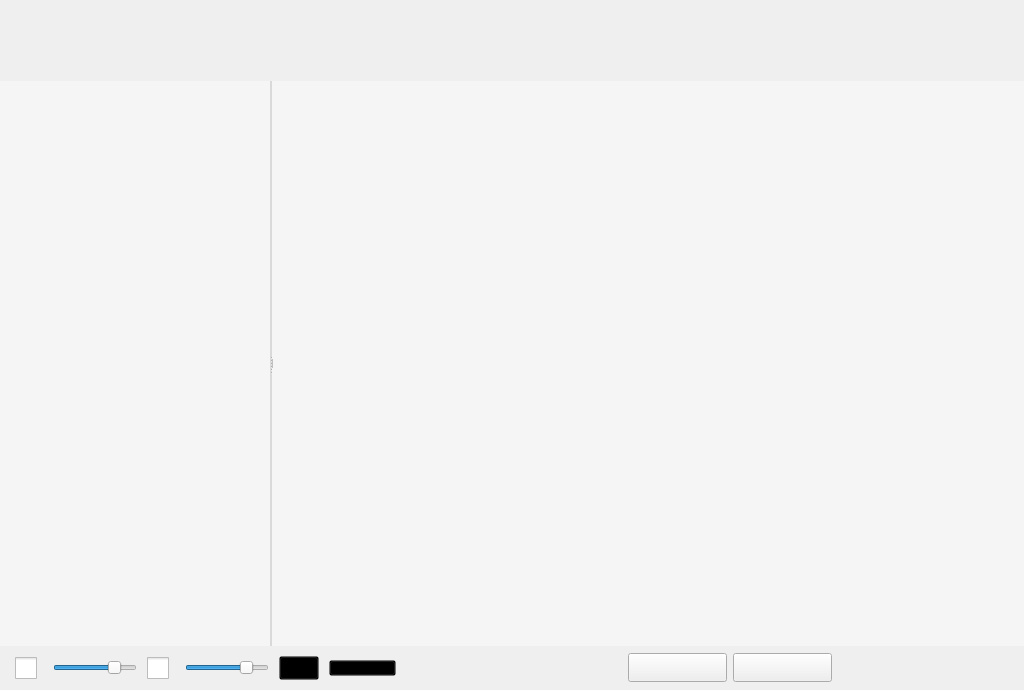
<?xml version="1.0" encoding="UTF-8"?>
<ui version="4.0">
 <class>RoomWdg</class>
 <widget class="QWidget" name="RoomWdg">
  <property name="geometry">
   <rect>
    <x>0</x>
    <y>0</y>
    <width>1024</width>
    <height>690</height>
   </rect>
  </property>
  <property name="minimumSize">
   <size>
    <width>800</width>
    <height>600</height>
   </size>
  </property>
  <property name="windowTitle">
   <string>视频会议主界面</string>
  </property>
  <layout class="QVBoxLayout" name="verticalLayout">
   <property name="spacing">
    <number>0</number>
   </property>
   <property name="margin">
    <number>0</number>
   </property>
   <item>
    <widget class="QWidget" name="wdgTop" native="true">
     <property name="sizePolicy">
      <sizepolicy hsizetype="Preferred" vsizetype="Fixed">
       <horstretch>0</horstretch>
       <verstretch>0</verstretch>
      </sizepolicy>
     </property>
     <property name="minimumSize">
      <size>
       <width>0</width>
       <height>81</height>
      </size>
     </property>
     <property name="baseSize">
      <size>
       <width>0</width>
       <height>28</height>
      </size>
     </property>
     <property name="styleSheet">
      <string notr="true"/>
     </property>
     <layout class="QHBoxLayout" name="horizontalLayout" stretch="1,0">
      <property name="spacing">
       <number>0</number>
      </property>
      <property name="margin">
       <number>0</number>
      </property>
      <item>
       <layout class="QHBoxLayout" name="titleBar">
        <property name="spacing">
         <number>10</number>
        </property>
        <property name="leftMargin">
         <number>23</number>
        </property>
        <property name="topMargin">
         <number>1</number>
        </property>
        <item>
         <widget class="QLabel" name="lblLogo">
          <property name="sizePolicy">
           <sizepolicy hsizetype="Fixed" vsizetype="Fixed">
            <horstretch>0</horstretch>
            <verstretch>0</verstretch>
           </sizepolicy>
          </property>
          <property name="minimumSize">
           <size>
            <width>242</width>
            <height>46</height>
           </size>
          </property>
          <property name="text">
           <string/>
          </property>
         </widget>
        </item>
        <item>
         <widget class="QLabel" name="lblRoomNameLogo">
          <property name="minimumSize">
           <size>
            <width>18</width>
            <height>16</height>
           </size>
          </property>
          <property name="maximumSize">
           <size>
            <width>18</width>
            <height>16</height>
           </size>
          </property>
          <property name="styleSheet">
           <string notr="true">background-image: url(:/skin/room/icon_rom_name.png);
background-repeat: no-repeat;</string>
          </property>
          <property name="text">
           <string/>
          </property>
         </widget>
        </item>
        <item>
         <widget class="QLabel" name="lblRoomName">
          <property name="styleSheet">
           <string notr="true">border: 0px;
font-size:12pt;
font-family:微软雅黑,宋体;
color: rgb(255, 255, 255);
</string>
          </property>
          <property name="text">
           <string/>
          </property>
          <property name="alignment">
           <set>Qt::AlignLeading|Qt::AlignLeft|Qt::AlignVCenter</set>
          </property>
         </widget>
        </item>
       </layout>
      </item>
      <item>
       <layout class="QVBoxLayout" name="verticalLayout_2">
        <property name="spacing">
         <number>2</number>
        </property>
        <item>
         <layout class="QHBoxLayout" name="sysBtnBar">
          <property name="spacing">
           <number>0</number>
          </property>
          <property name="topMargin">
           <number>2</number>
          </property>
          <property name="rightMargin">
           <number>2</number>
          </property>
         </layout>
        </item>
        <item>
         <spacer name="verticalSpacer">
          <property name="orientation">
           <enum>Qt::Vertical</enum>
          </property>
          <property name="sizeHint" stdset="0">
           <size>
            <width>20</width>
            <height>40</height>
           </size>
          </property>
         </spacer>
        </item>
       </layout>
      </item>
     </layout>
    </widget>
   </item>
   <item>
    <widget class="QWidget" name="wdgClient" native="true">
     <property name="styleSheet">
      <string notr="true">background-color: rgb(217, 217, 217);</string>
     </property>
     <layout class="QHBoxLayout" name="horizontalLayout_4">
      <property name="spacing">
       <number>0</number>
      </property>
      <property name="margin">
       <number>0</number>
      </property>
      <item>
       <widget class="QSplitter" name="splitter">
        <property name="sizePolicy">
         <sizepolicy hsizetype="Expanding" vsizetype="Preferred">
          <horstretch>0</horstretch>
          <verstretch>0</verstretch>
         </sizepolicy>
        </property>
        <property name="orientation">
         <enum>Qt::Horizontal</enum>
        </property>
        <property name="opaqueResize">
         <bool>true</bool>
        </property>
        <property name="handleWidth">
         <number>2</number>
        </property>
        <property name="childrenCollapsible">
         <bool>true</bool>
        </property>
        <widget class="QWidget" name="leftFrm" native="true">
         <property name="sizePolicy">
          <sizepolicy hsizetype="Fixed" vsizetype="Preferred">
           <horstretch>0</horstretch>
           <verstretch>0</verstretch>
          </sizepolicy>
         </property>
         <property name="minimumSize">
          <size>
           <width>270</width>
           <height>0</height>
          </size>
         </property>
         <property name="maximumSize">
          <size>
           <width>500</width>
           <height>16777215</height>
          </size>
         </property>
         <property name="styleSheet">
          <string notr="true">background-color: rgb(245, 245, 245);</string>
         </property>
        </widget>
        <widget class="QWidget" name="centerFrm" native="true">
         <property name="sizePolicy">
          <sizepolicy hsizetype="Maximum" vsizetype="Preferred">
           <horstretch>1</horstretch>
           <verstretch>0</verstretch>
          </sizepolicy>
         </property>
         <property name="styleSheet">
          <string notr="true">background-color: rgb(245, 245, 245);</string>
         </property>
         <layout class="QHBoxLayout" name="layoutRight" stretch="0,0">
          <property name="spacing">
           <number>0</number>
          </property>
          <property name="margin">
           <number>0</number>
          </property>
          <item>
           <widget class="QCheckBox" name="btnTurnLeft">
            <property name="sizePolicy">
             <sizepolicy hsizetype="Fixed" vsizetype="Fixed">
              <horstretch>0</horstretch>
              <verstretch>0</verstretch>
             </sizepolicy>
            </property>
            <property name="minimumSize">
             <size>
              <width>5</width>
              <height>9</height>
             </size>
            </property>
            <property name="maximumSize">
             <size>
              <width>5</width>
              <height>9</height>
             </size>
            </property>
            <property name="text">
             <string/>
            </property>
            <property name="iconSize">
             <size>
              <width>5</width>
              <height>9</height>
             </size>
            </property>
           </widget>
          </item>
          <item>
           <widget class="QWidget" name="videoFrm" native="true">
            <property name="maximumSize">
             <size>
              <width>6000</width>
              <height>6000</height>
             </size>
            </property>
           </widget>
          </item>
         </layout>
        </widget>
       </widget>
      </item>
     </layout>
    </widget>
   </item>
   <item>
    <widget class="QWidget" name="wdgBotton" native="true">
     <property name="sizePolicy">
      <sizepolicy hsizetype="Preferred" vsizetype="Fixed">
       <horstretch>0</horstretch>
       <verstretch>0</verstretch>
      </sizepolicy>
     </property>
     <property name="minimumSize">
      <size>
       <width>0</width>
       <height>44</height>
      </size>
     </property>
     <property name="styleSheet">
      <string notr="true"/>
     </property>
     <layout class="QHBoxLayout" name="horizontalLayout_3" stretch="0,1">
      <property name="spacing">
       <number>0</number>
      </property>
      <property name="leftMargin">
       <number>15</number>
      </property>
      <property name="topMargin">
       <number>0</number>
      </property>
      <property name="rightMargin">
       <number>0</number>
      </property>
      <property name="bottomMargin">
       <number>0</number>
      </property>
      <item>
       <layout class="QHBoxLayout" name="bottomToolBar">
        <property name="spacing">
         <number>10</number>
        </property>
        <property name="rightMargin">
         <number>0</number>
        </property>
        <item>
         <widget class="QCheckBox" name="btnMic">
          <property name="toolTip">
           <string>静音</string>
          </property>
          <property name="styleSheet">
           <string notr="true">QCheckBox:focus, QRadioButton:focus 
{
	border: none;
	outline: none;
}

QCheckBox
{
	font-size:12px;
	font-family:微软雅黑,宋体;
}

QCheckBox::indicator
{	
	width:22px;
	height:22px;
}
QCheckBox::indicator:unchecked 
{
	border-image: url(:/skin/room/mic_check.png) 0 110 0 0;
}

QCheckBox::indicator:unchecked:hover
{
	border-image: url(:/skin/room/mic_check.png) 0 88 0 22;
}

QCheckBox::indicator:unchecked:pressed
{
	border-image: url(:/skin/room/mic_check.png) 0 66 0 44;
}

QCheckBox::indicator:unchecked:disabled
{
  border-image: url(:/skin/room/mic_check.png) 0 66 0 44;
}

QCheckBox::indicator:checked
{
	border-image: url(:/skin/room/mic_check.png) 0 44 0 66;
}

QCheckBox::indicator:checked:hover
{
	border-image: url(:/skin/room/mic_check.png) 0 22 0 88;
}

QCheckBox::indicator:checked:pressed
{
	border-image: url(:/skin/room/mic_check.png) 0 0 0 110;
}

QCheckBox::indicator:checked:disabled
{
    border-image: url(:/skin/room/mic_check.png) 0 0 0 110;
}</string>
          </property>
          <property name="text">
           <string/>
          </property>
         </widget>
        </item>
        <item>
         <widget class="QSlider" name="sliderMic">
          <property name="maximum">
           <number>255</number>
          </property>
          <property name="value">
           <number>200</number>
          </property>
          <property name="orientation">
           <enum>Qt::Horizontal</enum>
          </property>
         </widget>
        </item>
        <item>
         <widget class="QCheckBox" name="btnSpeaker">
          <property name="toolTip">
           <string>静音</string>
          </property>
          <property name="styleSheet">
           <string notr="true">QCheckBox:focus, QRadioButton:focus 
{
	border: none;
	outline: none;
}

QCheckBox
{
	font-size:12px;
	font-family:微软雅黑,宋体;
}

QCheckBox::indicator
{	
	width:22px;
	height:22px;
}
QCheckBox::indicator:unchecked 
{
	border-image: url(:/skin/room/speaker_check.png) 0 110 0 0;
}

QCheckBox::indicator:unchecked:hover
{
	border-image: url(:/skin/room/speaker_check.png) 0 88 0 22;
}

QCheckBox::indicator:unchecked:pressed
{
	border-image: url(:/skin/room/speaker_check.png) 0 66 0 44;
}

QCheckBox::indicator:unchecked:disabled
{
  border-image: url(:/skin/room/speaker_check.png) 0 66 0 44;
}

QCheckBox::indicator:checked
{
	border-image: url(:/skin/room/speaker_check.png) 0 44 0 66;
}

QCheckBox::indicator:checked:hover
{
	border-image: url(:/skin/room/speaker_check.png) 0 22 0 88;
}

QCheckBox::indicator:checked:pressed
{
	border-image: url(:/skin/room/speaker_check.png) 0 0 0 110;
}

QCheckBox::indicator:checked:disabled
{
    border-image: url(:/skin/room/speaker_check.png) 0 0 0 110;
}</string>
          </property>
          <property name="text">
           <string/>
          </property>
         </widget>
        </item>
        <item>
         <widget class="QSlider" name="sliderSpeaker">
          <property name="maximum">
           <number>255</number>
          </property>
          <property name="value">
           <number>200</number>
          </property>
          <property name="orientation">
           <enum>Qt::Horizontal</enum>
          </property>
         </widget>
        </item>
        <item>
         <widget class="QPushButton" name="btnFullScreen">
          <property name="minimumSize">
           <size>
            <width>24</width>
            <height>24</height>
           </size>
          </property>
          <property name="toolTip">
           <string>全屏显示视频或文档</string>
          </property>
          <property name="styleSheet">
           <string notr="true">background-color:transparent;</string>
          </property>
          <property name="text">
           <string/>
          </property>
          <property name="icon">
           <iconset resource="../Resources/Default.qrc">
            <normaloff>:/video/fullscreen_24_2.png</normaloff>:/video/fullscreen_24_2.png</iconset>
          </property>
          <property name="iconSize">
           <size>
            <width>24</width>
            <height>24</height>
           </size>
          </property>
         </widget>
        </item>
        <item>
         <widget class="QToolButton" name="btnShowPPT">
          <property name="minimumSize">
           <size>
            <width>67</width>
            <height>16</height>
           </size>
          </property>
          <property name="maximumSize">
           <size>
            <width>67</width>
            <height>16</height>
           </size>
          </property>
          <property name="toolTip">
           <string>演示PPT</string>
          </property>
          <property name="styleSheet">
           <string notr="true">background-color:transparent;
</string>
          </property>
          <property name="text">
           <string/>
          </property>
          <property name="icon">
           <iconset resource="../Resources/Default.qrc">
            <normaloff>:/skin/room/ppt_1h.png</normaloff>:/skin/room/ppt_1h.png</iconset>
          </property>
          <property name="iconSize">
           <size>
            <width>67</width>
            <height>16</height>
           </size>
          </property>
         </widget>
        </item>
        <item>
         <spacer name="horizontalSpacer">
          <property name="orientation">
           <enum>Qt::Horizontal</enum>
          </property>
          <property name="sizeHint" stdset="0">
           <size>
            <width>40</width>
            <height>20</height>
           </size>
          </property>
         </spacer>
        </item>
       </layout>
      </item>
      <item>
       <layout class="QHBoxLayout" name="bottom_right">
        <item>
         <spacer name="horizontalSpacer_3">
          <property name="orientation">
           <enum>Qt::Horizontal</enum>
          </property>
          <property name="sizeType">
           <enum>QSizePolicy::Expanding</enum>
          </property>
          <property name="sizeHint" stdset="0">
           <size>
            <width>40</width>
            <height>20</height>
           </size>
          </property>
         </spacer>
        </item>
        <item>
         <widget class="QPushButton" name="btnShowVideo">
          <property name="sizePolicy">
           <sizepolicy hsizetype="Fixed" vsizetype="Fixed">
            <horstretch>0</horstretch>
            <verstretch>0</verstretch>
           </sizepolicy>
          </property>
          <property name="minimumSize">
           <size>
            <width>99</width>
            <height>29</height>
           </size>
          </property>
          <property name="toolTip">
           <string>显示我的视频</string>
          </property>
          <property name="text">
           <string/>
          </property>
         </widget>
        </item>
        <item>
         <widget class="QPushButton" name="btnCloseVideo">
          <property name="sizePolicy">
           <sizepolicy hsizetype="Fixed" vsizetype="Fixed">
            <horstretch>0</horstretch>
            <verstretch>0</verstretch>
           </sizepolicy>
          </property>
          <property name="minimumSize">
           <size>
            <width>99</width>
            <height>29</height>
           </size>
          </property>
          <property name="toolTip">
           <string>显示我的视频</string>
          </property>
          <property name="text">
           <string/>
          </property>
         </widget>
        </item>
        <item>
         <spacer name="horizontalSpacer_2">
          <property name="orientation">
           <enum>Qt::Horizontal</enum>
          </property>
          <property name="sizeType">
           <enum>QSizePolicy::Expanding</enum>
          </property>
          <property name="sizeHint" stdset="0">
           <size>
            <width>40</width>
            <height>20</height>
           </size>
          </property>
         </spacer>
        </item>
       </layout>
      </item>
     </layout>
    </widget>
   </item>
  </layout>
 </widget>
 <layoutdefault spacing="6" margin="11"/>
 <resources>
  <include location="../Resources/Default.qrc"/>
 </resources>
 <connections/>
</ui>
